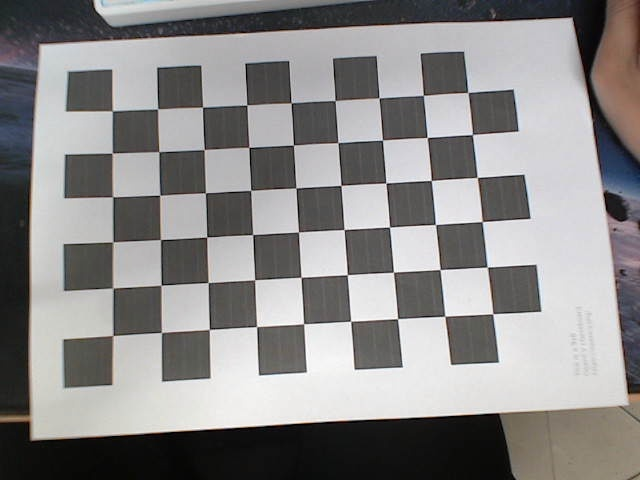
#> input picture CameraCalibration/calibration2/test_calibration_1.jpg, 640 x 480 px; its folder holds only this picture in this run
$ python camera_calibrate.py
#> lines starting #> are read from the running program, lines starting #| are printed output that depends on the picture; after the words box and inside, x2 and y2 are one past the last pixel; in counts of white or black regions, pixels touching at a corner belong together
import cv2
import numpy as np
import glob
import yaml

# ================== 参数配置 ==================
CHECKERBOARD = (9, 6)        # 棋盘格内角点数量 (cols, rows)
SQUARE_SIZE = 0.02348       # 棋盘格实际边长（米）

CALIB_IMG_PATH = "./calibration2/*.jpg"  # 标定图片路径
OUTPUT_FILE = "./yamls/camera_calibration.yaml"  # 标定结果保存路径


# ================== 标定流程 ==================
def calibrate_camera():
    # 【1】准备3D世界坐标点 (z=0)
    obj_points = []
    for i in range(CHECKERBOARD[1]):
        for j in range(CHECKERBOARD[0]):
            obj_points.append([j*SQUARE_SIZE, i*SQUARE_SIZE, 0])
    objp = np.array(obj_points, dtype=np.float32)

    # 【2】存储所有检测到的角点
    img_points = []  # 2D图像点
    obj_points_list = []  # 3D世界点
    images = glob.glob(CALIB_IMG_PATH)
    image_size = None

    # 【3】遍历所有标定图片
    for fname in images:
        img = cv2.imread(fname)
#> img is the input picture: shape (480, 640, 3); mean B, G, R 136.9, 137.3, 138.9
        if image_size is None:
            image_size = (img.shape[1], img.shape[0])  # (width, height)
#> image_size = (640, 480)

        gray = cv2.cvtColor(img, cv2.COLOR_BGR2GRAY)
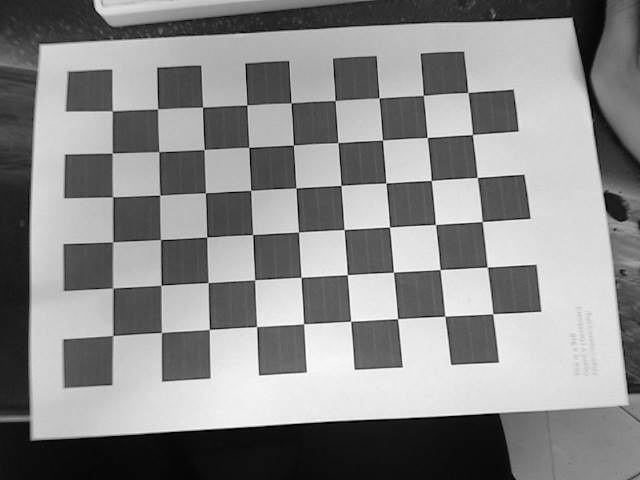
#> gray: shape (480, 640); min 0, max 255, mean 137.7

        # 【4】查找棋盘格角点
        ret, corners = cv2.findChessboardCorners(
            gray, CHECKERBOARD,
            cv2.CALIB_CB_ADAPTIVE_THRESH + cv2.CALIB_CB_FAST_CHECK
        )
#> ret = True; corners = 54 rows, first 8: [112.4, 111], [157.5, 108.9], [202.5, 107.2], [246.8, 105], [291.3, 102.9], [335.1, 100.7], [379, 97.77], [423.4, 95.27]

        if ret:
            # 【5】亚像素精确化
            criteria = (cv2.TERM_CRITERIA_EPS + cv2.TERM_CRITERIA_MAX_ITER, 30, 0.001)
            corners_refined = cv2.cornerSubPix(gray, corners, (11,11), (-1,-1), criteria)
#> corners_refined = 54 rows, first 8: [112.4, 110.8], [157.7, 108.9], [202.6, 107.2], [246.8, 105], [291, 102.8], [335.1, 100.5], [379, 97.98], [423.3, 95.4]

            obj_points_list.append(objp)
            img_points.append(corners_refined)

            # 【6】可视化角点
            cv2.drawChessboardCorners(img, CHECKERBOARD, corners_refined, ret)
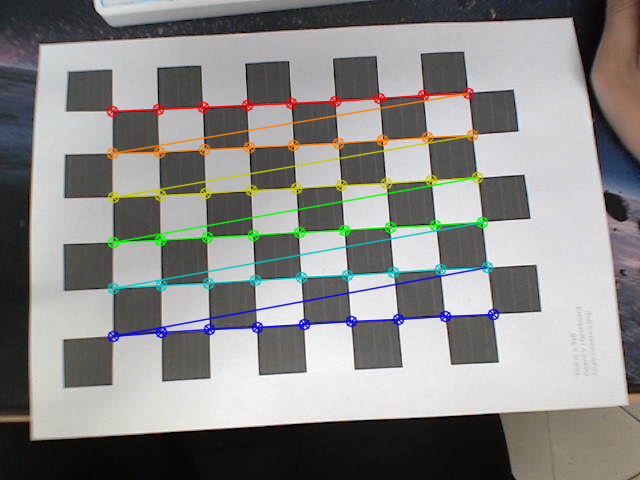
#> img: shape (480, 640, 3); 5.3% of pixels changed, all inside (x1, y1, x2, y2) = (106, 87, 500, 343)
            cv2.imshow('Calibration', img)
            cv2.waitKey(500)

    cv2.destroyAllWindows()

    # 【7】执行相机标定
    ret, mtx, dist, rvecs, tvecs = cv2.calibrateCamera(
        obj_points_list, img_points, image_size, None, None)
#> ret = 0.163; mtx = [[1208, 0, 296.4], [0, 1272, 233.1], [0, 0, 1]]; dist = [[-0.643, 75.63, -0.00779, -0.00634, -1444.2]]; rvecs = ([-0.381, -0.00845, -0.0548],); tvecs = ([-0.0966, -0.0609, 0.643],)

    # 【8】计算重投影误差
    mean_error = 0
    for i in range(len(obj_points_list)):
        img_points_proj, _ = cv2.projectPoints(
            obj_points_list[i], rvecs[i], tvecs[i], mtx, dist)
        error = cv2.norm(img_points[i], img_points_proj, cv2.NORM_L2)/len(img_points_proj)
        mean_error += error
#> this loop made 1 pass
#> (error, mean_error) on pass 1: (0.0222, 0.0222)
#> after the loop, mean_error = 0.0222
    print(f"平均重投影误差: {mean_error/len(obj_points_list):.2f} 像素")
#| 平均重投影误差: 0.02 像素

    # 【9】保存标定结果
    """
        camera_matrix:
        - [fx, 0, cx]
        - [0, fy, cy]
        - [0, 0, 1]

        dist_coeffs:
        - [k1, k2, p1, p2, k3]
    """
    data = {
        "camera_matrix": mtx.tolist(),
        "dist_coeffs": dist.tolist(),
        "reprojection_error": float(mean_error/len(obj_points_list))
    }
#> data = {'camera_matrix': [[1208, 0, 296.4], [0, 1272, 233.1], [0, 0, 1]], 'dist_coeffs': [[-0.643, 75.63, -0.00779, -0.00634, -1444.2]], 'reprojection_error': 0.0222}
    with open(OUTPUT_FILE, 'w') as f:
        yaml.dump(data, f)

    print("标定完成！结果已保存至", OUTPUT_FILE)
    return mtx, dist

if __name__ == "__main__":
    calibrate_camera()

$ run again, on CameraCalibration/calibration2/test_calibration_13.jpg
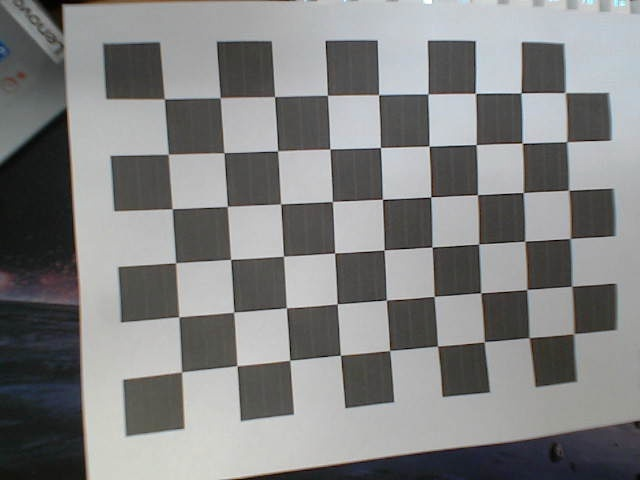
#> input picture CameraCalibration/calibration2/test_calibration_13.jpg, 640 x 480 px
#> in calibrate_camera, img is the input picture: shape (480, 640, 3); mean B, G, R 129.8, 130, 129.5
#> in calibrate_camera, `ret, corners = cv2.findChessboardCorners( gray, CHECKERBOARD, cv2.CALI..`: ret = True; corners = 54 rows, first 8: [165.2, 99.27], [220.1, 97.56], [274.6, 96.77], [327.2, 95.18], [378.6, 94.69], [427.9, 93.82], [475.4, 93.42], [521, 92.77]
#> corners_refined = 54 rows, first 8: [164.3, 98.91], [220.3, 97.65], [274.6, 96.56], [327.4, 95.3], [378.6, 94.66], [427.9, 93.91], [475.4, 93.36], [521, 92.91]
#> in calibrate_camera, `cv2.drawChessboardCorners(img, CHECKERBOARD, corners_refined, ret)`:
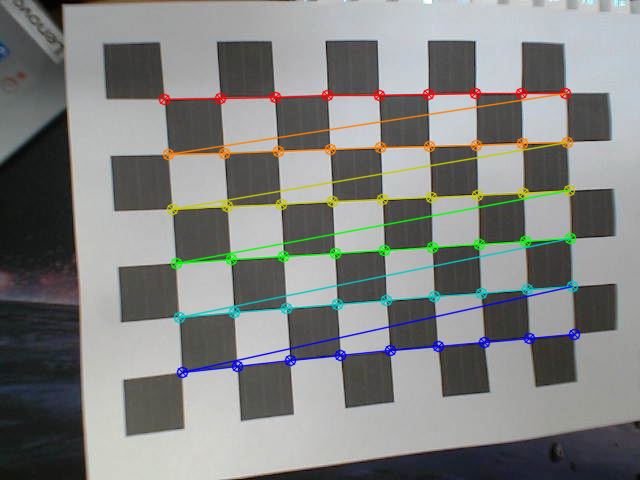
#> img: shape (480, 640, 3); 5.63% of pixels changed, all inside (x1, y1, x2, y2) = (158, 87, 581, 379)
#> in calibrate_camera, `ret, mtx, dist, rvecs, tvecs = cv2.calibrateCamera( obj_points_list, i..`: ret = 0.53; mtx = [[812, 0, 355.7], [0, 805.5, 277.5], [0, 0, 1]]; dist = [[0.256, -0.782, 0.0117, 0.00813, -5.15]]; rvecs = ([0.0805, -0.272, -0.0599],); tvecs = ([-0.0805, -0.0763, 0.343],)
#> the loop in calibrate_camera, `for i in range(len(obj_points_list)):` made 1 pass
#> (error, mean_error) on pass 1: (0.0721, 0.0721)
#> after the loop in calibrate_camera, `for i in range(len(obj_points_list)):`: mean_error = 0.0721
#| 平均重投影误差: 0.07 像素
#> data = {'camera_matrix': [[812, 0, 355.7], [0, 805.5, 277.5], [0, 0, 1]], 'dist_coeffs': [[0.256, -0.782, 0.0117, 0.00813, -5.15]], 'reprojection_error': 0.0721}

$ run again, on CameraCalibration/calibration2/test_calibration_14.jpg
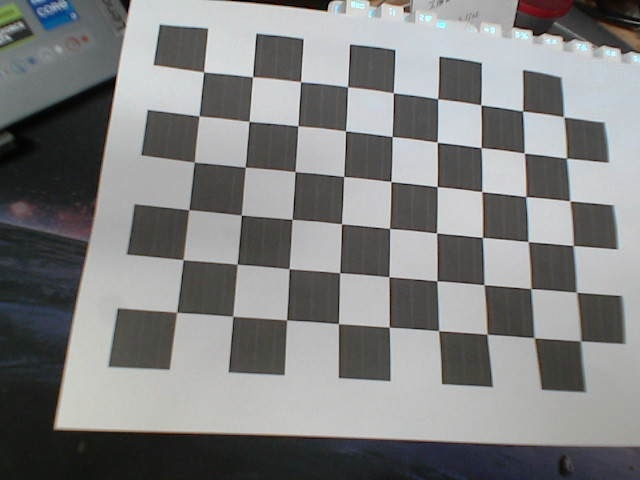
#> input picture CameraCalibration/calibration2/test_calibration_14.jpg, 640 x 480 px
#> in calibrate_camera, img is the input picture: shape (480, 640, 3); mean B, G, R 128.1, 128, 127.5
#> in calibrate_camera, `ret, corners = cv2.findChessboardCorners( gray, CHECKERBOARD, cv2.CALI..`: ret = True; corners = 54 rows, first 8: [203.7, 71.96], [252.6, 76.79], [300.6, 81.79], [347.6, 86.7], [393.5, 92.96], [437.5, 98.78], [480.9, 105], [522.6, 111]
#> corners_refined = 54 rows, first 8: [203.6, 71.93], [252.5, 76.74], [300.6, 81.68], [347.5, 86.71], [393.3, 92.74], [437.6, 98.73], [480.8, 104.8], [522.5, 111]
#> in calibrate_camera, `cv2.drawChessboardCorners(img, CHECKERBOARD, corners_refined, ret)`:
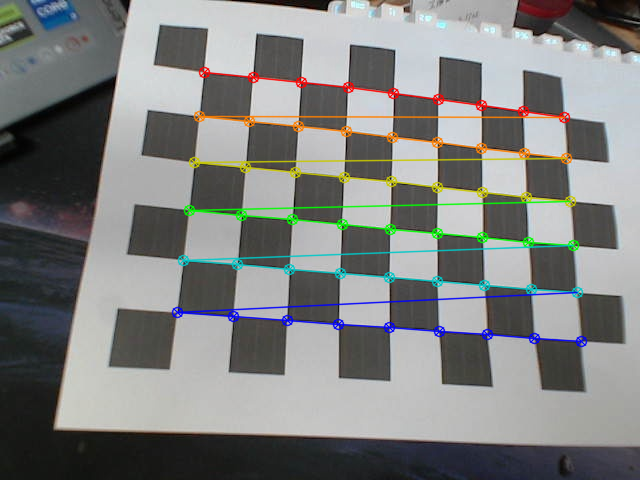
#> img: shape (480, 640, 3); 5.44% of pixels changed, all inside (x1, y1, x2, y2) = (171, 66, 588, 348)
#> in calibrate_camera, `ret, mtx, dist, rvecs, tvecs = cv2.calibrateCamera( obj_points_list, i..`: ret = 0.754; mtx = [[671.9, 0, 373.1], [0, 703.1, 296.9], [0, 0, 1]]; dist = [[0.355, -2.86, 0.0114, -0.00127, 6.2]]; rvecs = ([-0.279, -0.176, 0.0481],); tvecs = ([-0.0826, -0.106, 0.33],)
#> the loop in calibrate_camera, `for i in range(len(obj_points_list)):` made 1 pass
#> (error, mean_error) on pass 1: (0.103, 0.103)
#> after the loop in calibrate_camera, `for i in range(len(obj_points_list)):`: mean_error = 0.103
#| 平均重投影误差: 0.10 像素
#> data = {'camera_matrix': [[671.9, 0, 373.1], [0, 703.1, 296.9], [0, 0, 1]], 'dist_coeffs': [[0.355, -2.86, 0.0114, -0.00127, 6.2]], 'reprojection_error': 0.103}

$ run again, on CameraCalibration/calibration2/test_calibration_15.jpg
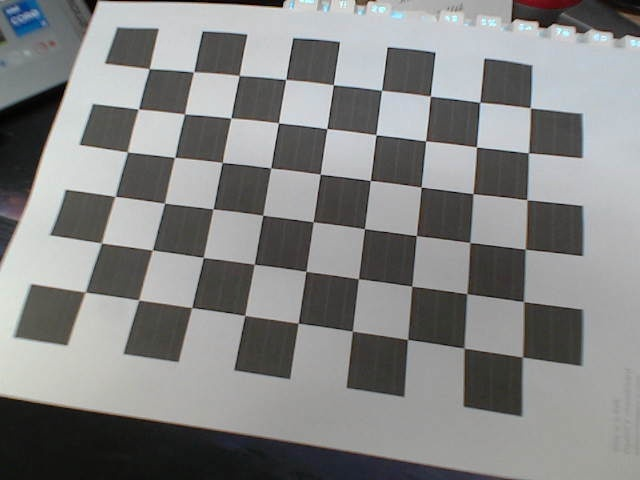
#> input picture CameraCalibration/calibration2/test_calibration_15.jpg, 640 x 480 px
#> in calibrate_camera, img is the input picture: shape (480, 640, 3); mean B, G, R 132.3, 132.8, 132.1
#> in calibrate_camera, `ret, corners = cv2.findChessboardCorners( gray, CHECKERBOARD, cv2.CALI..`: ret = True; corners = 54 rows, first 8: [149, 68.81], [193.7, 72.01], [239.1, 75.51], [285.4, 79.3], [333.2, 84.73], [381.5, 90.05], [430, 96.21], [479.8, 102.1]
#> corners_refined = 54 rows, first 8: [149.3, 68.65], [193.5, 71.86], [239.3, 75.51], [285.7, 79.39], [333.3, 84.74], [381.6, 90.34], [430.4, 96.2], [479.7, 102.3]
#> in calibrate_camera, `cv2.drawChessboardCorners(img, CHECKERBOARD, corners_refined, ret)`:
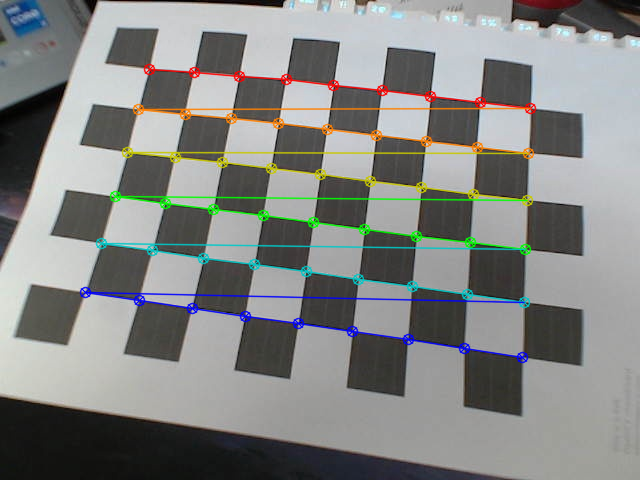
#> img: shape (480, 640, 3); 5.77% of pixels changed, all inside (x1, y1, x2, y2) = (79, 63, 537, 364)
#> in calibrate_camera, `ret, mtx, dist, rvecs, tvecs = cv2.calibrateCamera( obj_points_list, i..`: ret = 0.947; mtx = [[124.8, 0, 316.3], [0, 123.8, 297.7], [0, 0, 1]]; dist = [[0.0132, -0.00268, 0.0021, -0.00259, 0.000152]]; rvecs = ([-0.0642, 0.0225, 0.144],); tvecs = ([-0.0841, -0.118, 0.0644],)
#> the loop in calibrate_camera, `for i in range(len(obj_points_list)):` made 1 pass
#> (error, mean_error) on pass 1: (0.129, 0.129)
#> after the loop in calibrate_camera, `for i in range(len(obj_points_list)):`: mean_error = 0.129
#| 平均重投影误差: 0.13 像素
#> data = {'camera_matrix': [[124.8, 0, 316.3], [0, 123.8, 297.7], [0, 0, 1]], 'dist_coeffs': [[0.0132, -0.00268, 0.0021, -0.00259, 0.000152]], 'reprojection_error': 0.129}

$ run again, on CameraCalibration/calibration2/test_calibration_10.jpg
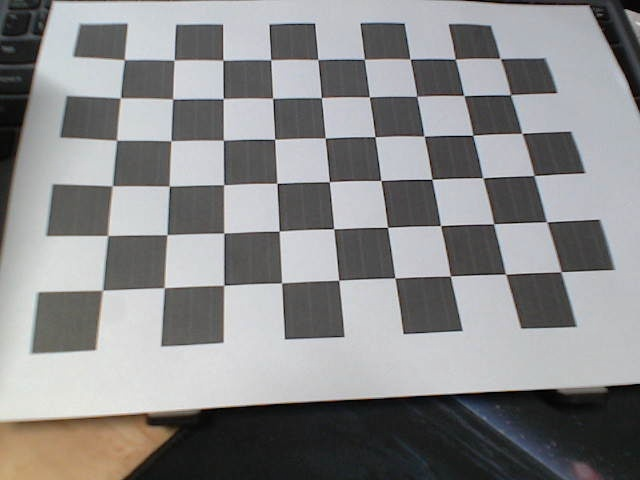
#> input picture CameraCalibration/calibration2/test_calibration_10.jpg, 640 x 480 px
#> in calibrate_camera, img is the input picture: shape (480, 640, 3); mean B, G, R 138.4, 137.9, 138.1
#> in calibrate_camera, `gray = cv2.cvtColor(img, cv2.COLOR_BGR2GRAY)`:
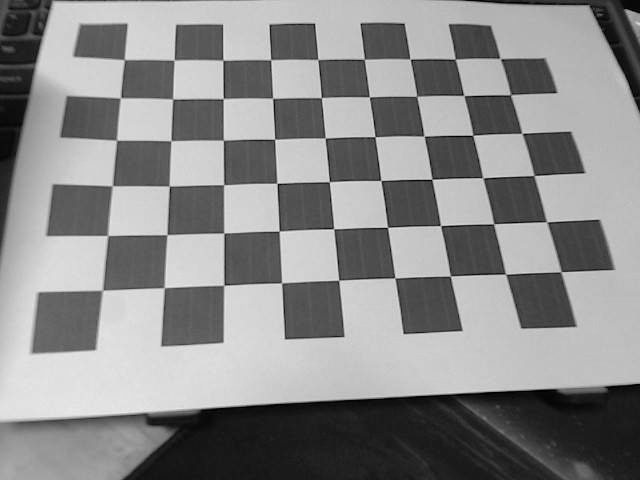
#> gray: shape (480, 640); min 0, max 237, mean 138
#> in calibrate_camera, `ret, corners = cv2.findChessboardCorners( gray, CHECKERBOARD, cv2.CALI..`: ret = True; corners = 54 rows, first 8: [125.2, 59.01], [174.3, 60.33], [223.2, 59.88], [270.9, 59.73], [318.1, 59.43], [364.2, 59.28], [410, 59.34], [455.2, 59.01]
#> corners_refined = 54 rows, first 8: [124.4, 59.65], [174.1, 60.05], [222.9, 60.23], [270.7, 59.68], [317.8, 59.58], [364.4, 59.25], [410.1, 59.17], [455.2, 59.22]
#> in calibrate_camera, `cv2.drawChessboardCorners(img, CHECKERBOARD, corners_refined, ret)`:
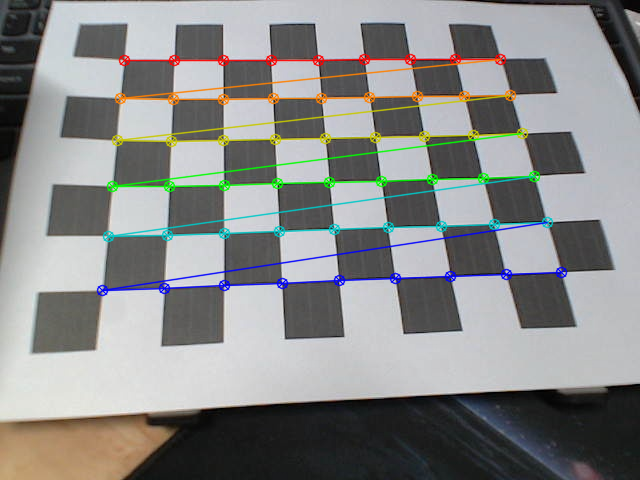
#> img: shape (480, 640, 3); 5.79% of pixels changed, all inside (x1, y1, x2, y2) = (96, 53, 568, 297)
#> in calibrate_camera, `ret, mtx, dist, rvecs, tvecs = cv2.calibrateCamera( obj_points_list, i..`: ret = 0.397; mtx = [[526.3, 0, 311.6], [0, 533.5, 253.5], [0, 0, 1]]; dist = [[-0.0207, 0.966, -0.000121, 0.00392, -2.69]]; rvecs = ([-0.432, -0.0838, -0.0546],); tvecs = ([-0.0905, -0.0922, 0.257],)
#> the loop in calibrate_camera, `for i in range(len(obj_points_list)):` made 1 pass
#> (error, mean_error) on pass 1: (0.054, 0.054)
#> after the loop in calibrate_camera, `for i in range(len(obj_points_list)):`: mean_error = 0.054
#| 平均重投影误差: 0.05 像素
#> data = {'camera_matrix': [[526.3, 0, 311.6], [0, 533.5, 253.5], [0, 0, 1]], 'dist_coeffs': [[-0.0207, 0.966, -0.000121, 0.00392, -2.69]], 'reprojection_error': 0.054}
